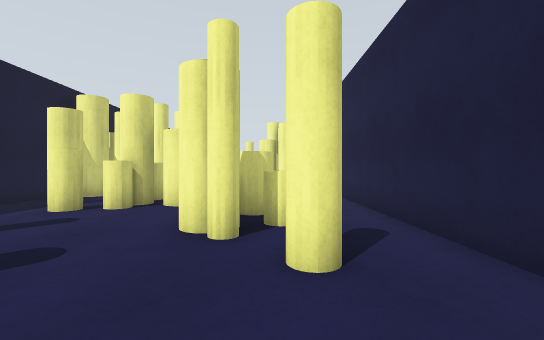
[1] (above)

18 first-person views from a walk through a Gazebo world. The camera is 0.94 m above the floor, looks level and sees 90° across. The floor is counted in squares, 1 m on a side. Each view is taken from the middle of a square. On the plan, view 1 faces up. The plan holds only what a view shows up to about 11 squares ahead; the rest is blank. The place goes on beyond the plan.

[2]
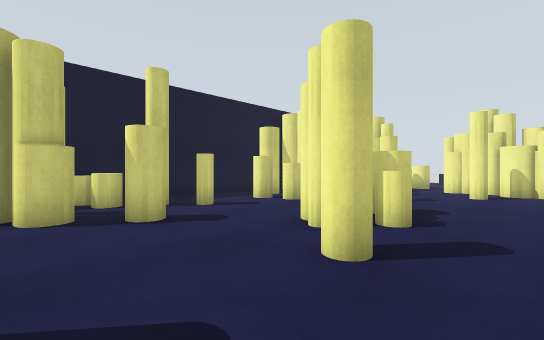

[3]
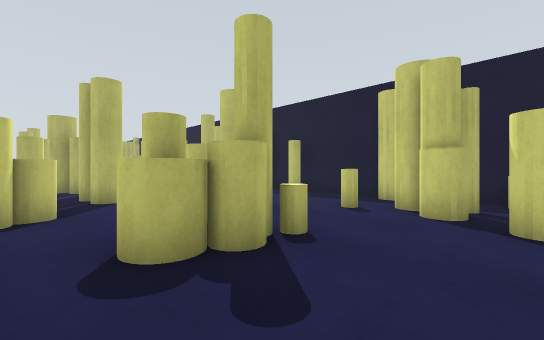

[4]
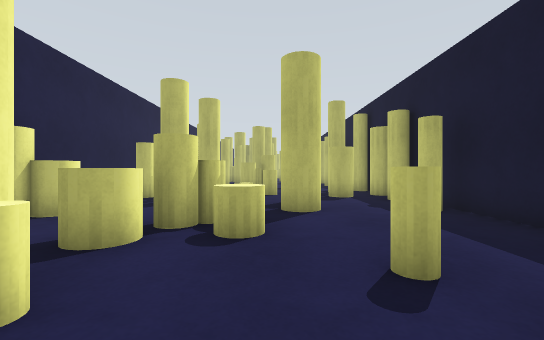

[5]
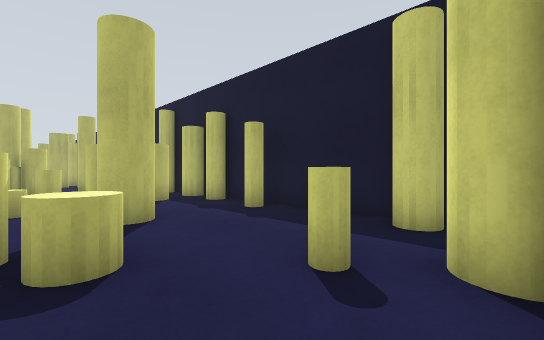

[6]
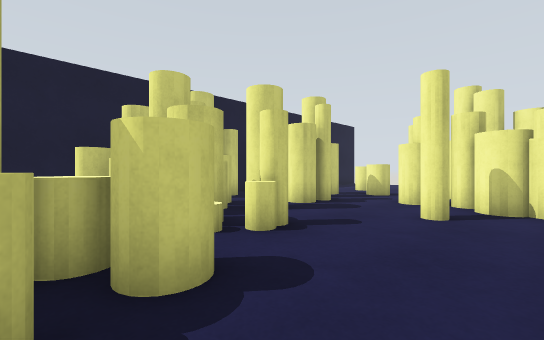

[7]
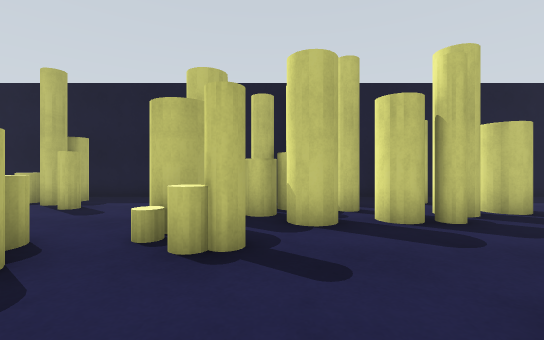

[8]
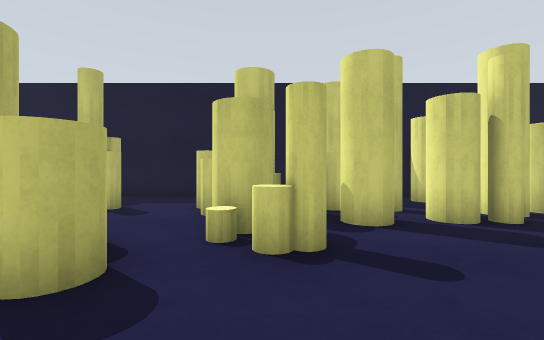

[9]
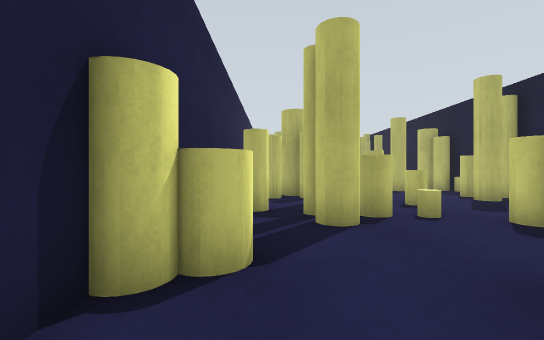

[10]
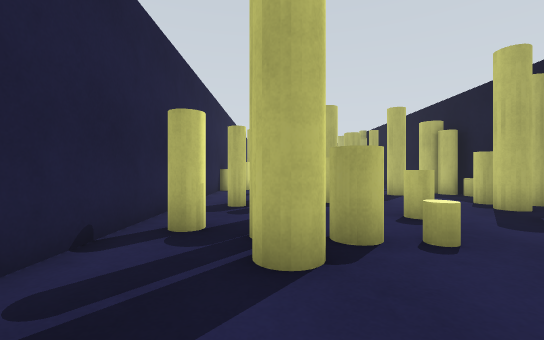

[11]
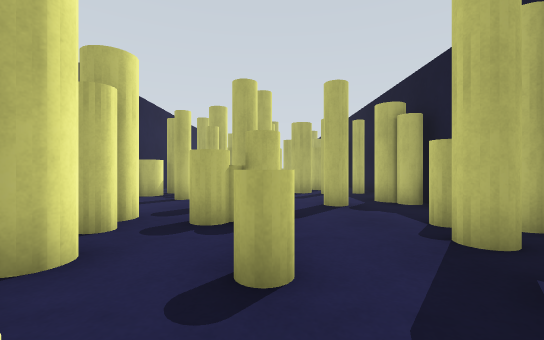

[12]
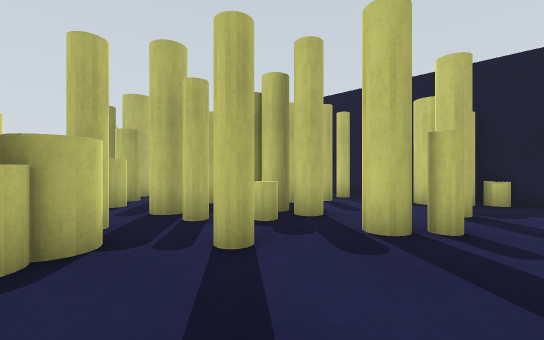

[13]
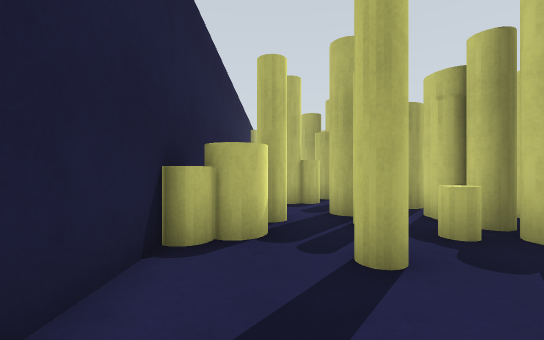

[14]
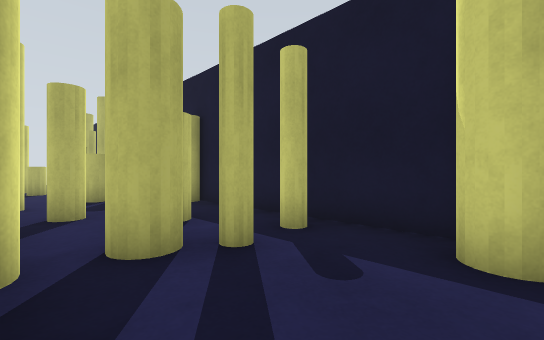

[15]
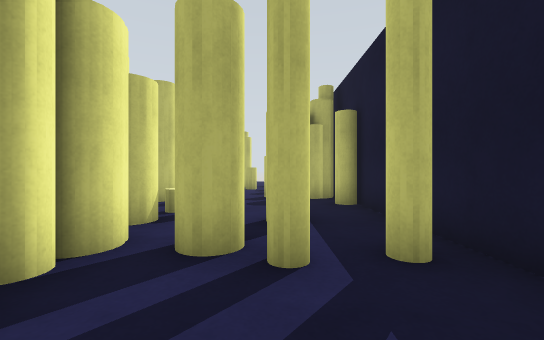

[16]
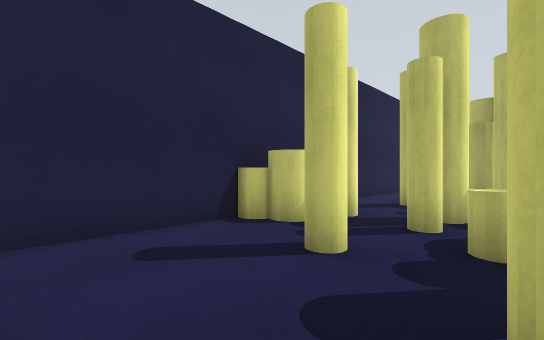

[17]
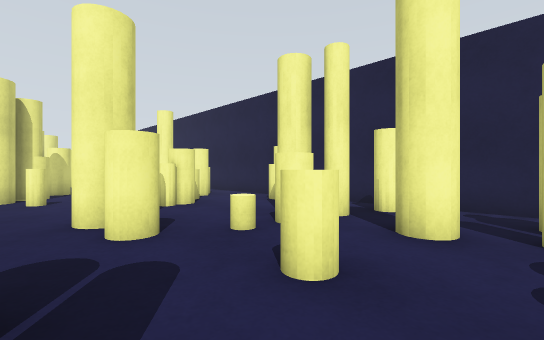

[18]
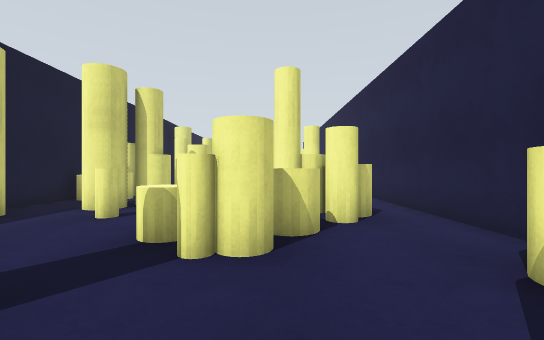

### Floor plan
Key: @ floor where view 1 was taken; # wall or solid block; x gap in a wall; . floor; P yellow pole; C yellow cylinder; O other object.
Columns run from 7 left of view 1 to 3 right of it. Each row starts with its distance up from view 1.
 15 # .CCCOO
 14 #..C...CCC
 13  P.P..CCCC
 12 #C..P....C
 11 PPPPC...P.
 10 CCCCC.....
  9 #.PC......#
  8 #CCOCPC...#
  7 #.CC.C....#
  6 #.C...CC..#
  5 #.....CC..#
  4 #.C...P...#
  3 #CP....P..#
  2 CC.CC.....#
  1 #.PP......#
  0 #.CP...@..#
 -1 P..C..CCC.#
 -2 P.....CC..#
 -3 #...CCC...#
 -4 #....CC..C
 -5 P..CC...CC
 -6 #..C......#
 -7 P..C.C.P..#
 -8 P.....CPCx#
 -9 CCC.C.....#
-10 CP....PP..#
-11 PC.....CP.#
-12  C..CC.C..#
-13 #......C..#
-14 C.P.CP....#
-15 CC...P....#
-16 #......P..#
-17 #...PC..CC#
-18 #PPC##P.P #
-19 #..CC#P.. #
-20 #CC.CC....#
-21 #..PCPPCP.#
-22 #..P..C ..#
-23 P...PC   .#
-24 P C.PCCC .#
-25 P C.  C
-26 #

Where each view was taken, in squares from view 1:
view 1: 0 up, 0 right, facing up
view 2: 0 up, 2 right, facing up-left
view 3: 2 up, 2 right, facing down-left
view 4: 1 up, 3 left, facing down
view 5: 0 up, 2 left, facing down-left
view 6: 5 up, 2 right, facing up-left
view 7: 9 up, 2 right, facing left
view 8: 8 up, 2 right, facing left
view 9: 2 down, 1 right, facing down
view 10: 4 down, 0 right, facing down
view 11: 7 down, 3 left, facing down
view 12: 13 down, 2 right, facing down-left
view 13: 13 down, 1 right, facing down
view 14: 15 down, 3 left, facing down-left
view 15: 15 down, 5 left, facing down
view 16: 13 down, 2 left, facing down-right
view 17: 11 down, 5 left, facing up-right
view 18: 7 down, 1 left, facing up
